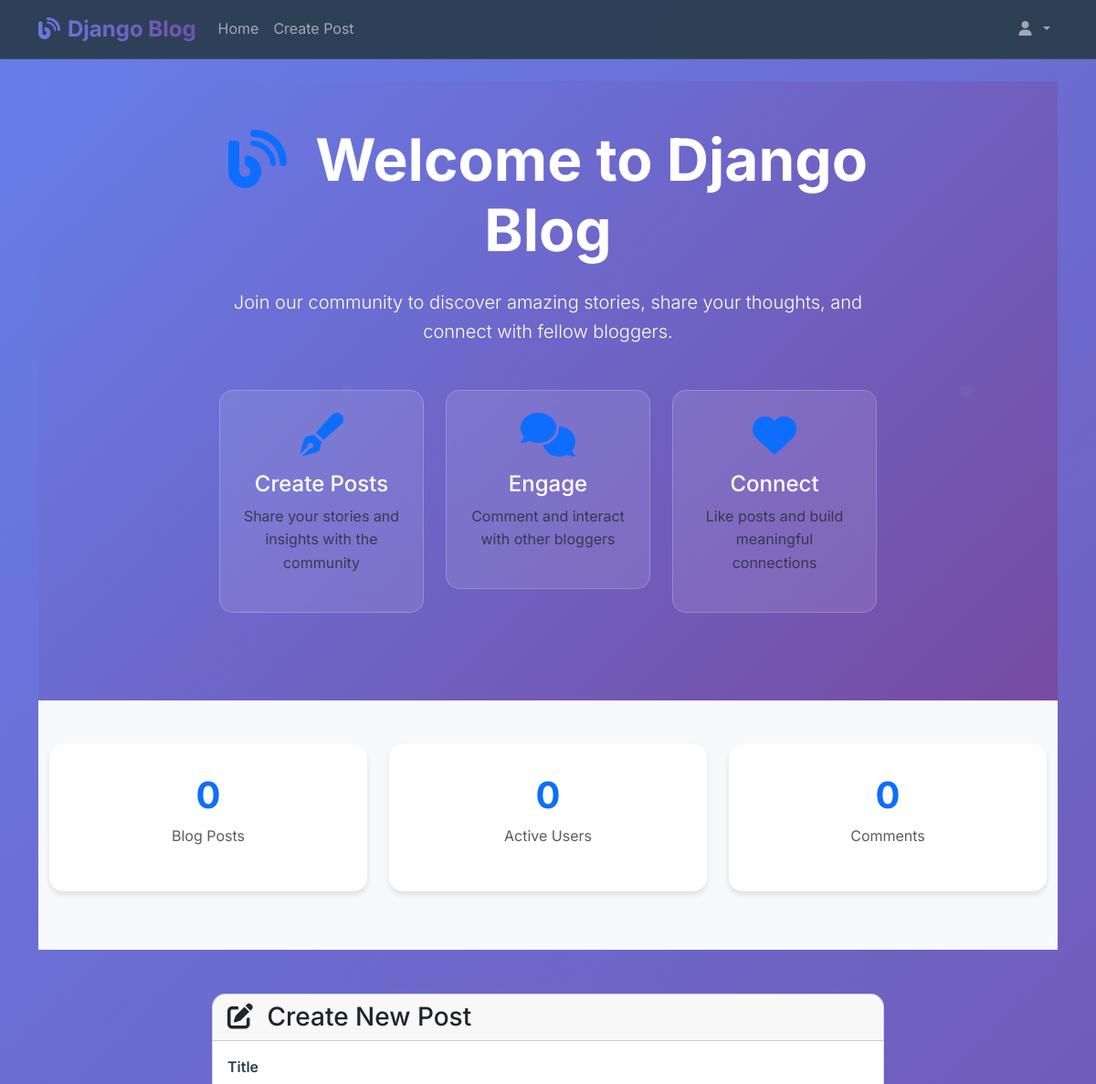
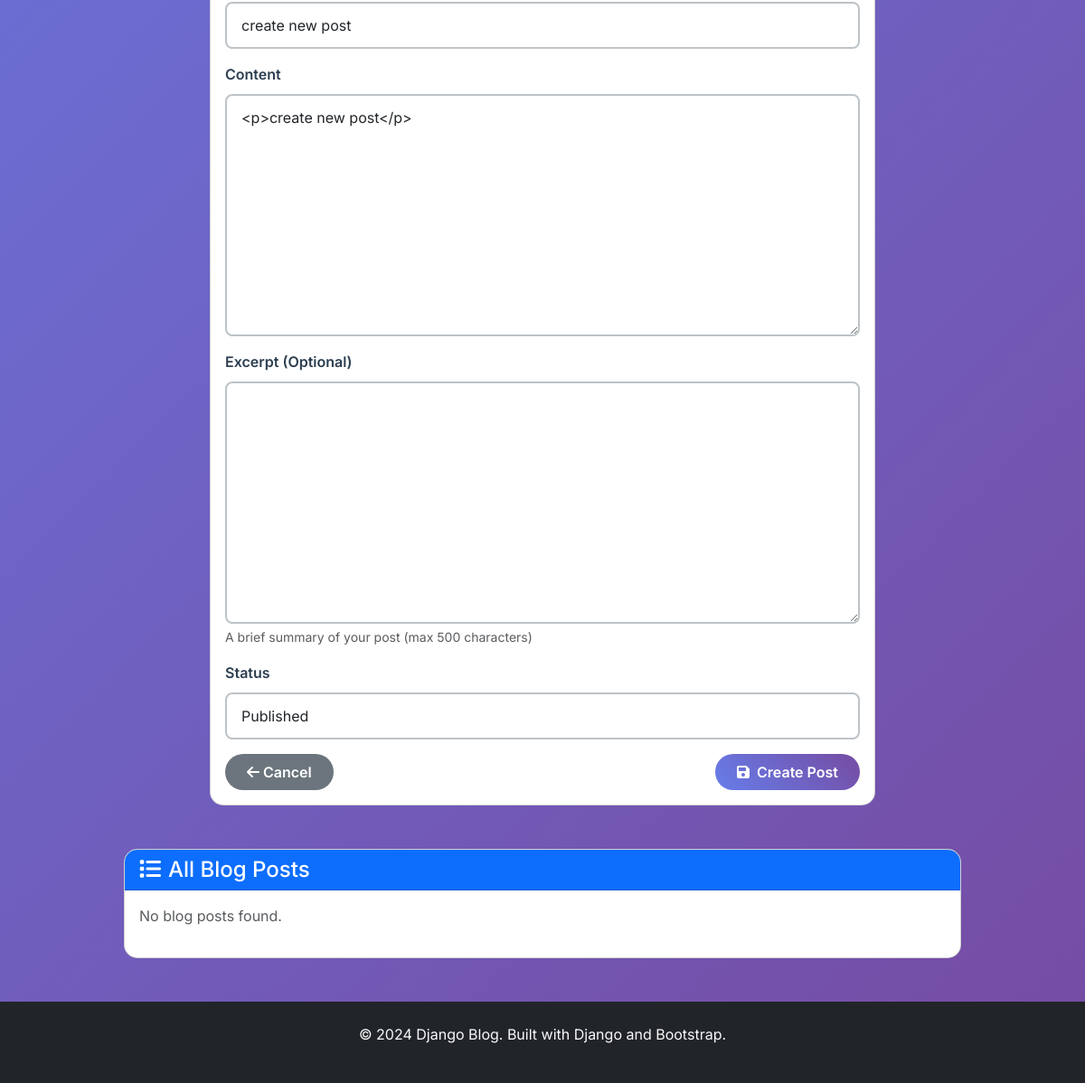
/edit/14/ (signed in), run on the app's committed database (2 pictures, top to bottom).
### blog/models.py (models this page shows, shortened)
class BlogPost(models.Model):
    STATUS_CHOICES = [
        ('draft', 'Draft'),
        ('published', 'Published')
    ]
    title = models.CharField(max_length=200)
    content = RichTextField()
    author = models.ForeignKey(User, on_delete=models.CASCADE, related_name='blog_posts')
    timestamp = models.DateTimeField(auto_now_add=True)
    updated_at = models.DateTimeField(auto_now=True)
    status = models.CharField(max_length=10, choices=STATUS_CHOICES, default='draft')
    slug = models.SlugField(max_length=200, unique=True, blank=True)
    excerpt = models.TextField(max_length=500, blank=True)
    class Meta:
        ordering = ['-timestamp']

### blog/views.py (the view)
# urls.py: path('edit/<int:pk>/', views.BlogUpdateView.as_view(), name='blog_edit'),
class BlogUpdateView(LoginRequiredMixin, UpdateView):
    model = BlogPost
    template_name = 'blog/blog_form.html'
    fields = ['title', 'content', 'excerpt', 'status']
    success_url = reverse_lazy('blog_list')
    def get_queryset(self):
        return BlogPost.objects.filter(author=self.request.user)

### templates/blog/blog_form.html (shortened to what this page needs)
{% extends 'base.html' %}
{% block content %}
<div class="welcome-page">
    <div class="hero-section text-center py-5">
        <div class="container">
            <div class="row justify-content-center">
                <div class="col-lg-8">
                    <h1 class="display-3 fw-bold mb-4">
                        <i class="fas fa-blog text-primary me-3"></i>
                        Welcome to Django Blog
                    </h1>
                    <p class="lead mb-5">
                        Join our community to discover amazing stories, share your thoughts, and connect with fellow bloggers.
                    </p>
                    <div class="row mb-5">
                        <div class="col-md-4">
                            <div class="feature-card text-center p-4">
                                <i class="fas fa-pen-fancy fa-3x text-primary mb-3"></i>
                                <h4>Create Posts</h4>
                                <p class="text-muted">Share your stories and insights with the community</p>
                            </div>
                        </div>
                        <div class="col-md-4">
                            <div class="feature-card text-center p-4">
                                <i class="fas fa-comments fa-3x text-primary mb-3"></i>
                                <h4>Engage</h4>
                                <p class="text-muted">Comment and interact with other bloggers</p>
                            </div>
                        </div>
                        <div class="col-md-4">
                            <div class="feature-card text-center p-4">
                                <i class="fas fa-heart fa-3x text-primary mb-3"></i>
                                <h4>Connect</h4>
                                <p class="text-muted">Like posts and build meaningful connections</p>
                            </div>
                        </div>
                    </div>
                </div>
            </div>
        </div>
    </div>
    <div class="stats-section py-5 bg-light">
        <div class="container">
            <div class="row text-center">
                <div class="col-md-4">
                    <div class="stat-card">
                        <h3 class="text-primary fw-bold">{{ all_posts|length|default:"0" }}</h3>
                        <p class="text-muted">Blog Posts</p>
                    </div>
                </div>
                <div class="col-md-4">
                    <div class="stat-card">
                        <h3 class="text-primary fw-bold">{{ user_count|default:"0" }}</h3>
                        <p class="text-muted">Active Users</p>
                    </div>
                </div>
                <div class="col-md-4">
                    <div class="stat-card">
                        <h3 class="text-primary fw-bold">{{ comment_count|default:"0" }}</h3>
                        <p class="text-muted">Comments</p>
                    </div>
                </div>
            </div>
        </div>
    </div>
    <div class="row justify-content-center mt-5">
        <div class="col-md-8">
            <div class="card">
                <div class="card-header">
                    <h3 class="mb-0">
                        <i class="fas fa-edit me-2"></i>
                        Create New Post
                    </h3>
                </div>
                <div class="card-body">
                    <form method="post">
                        <div class="mb-3">
                            <label for="{{ form.title.id_for_label }}" class="form-label">Title</label>
                            {{ form.title }}
                        </div>
                        <div class="mb-3">
                            <label for="{{ form.content.id_for_label }}" class="form-label">Content</label>
                            {{ form.content }}
                        </div>
                        <div class="mb-3">
                            <label for="{{ form.excerpt.id_for_label }}" class="form-label">Excerpt (Optional)</label>
                            {{ form.excerpt }}
                            <div class="form-text">A brief summary of your post (max 500 characters)</div>
                        </div>
                        <div class="mb-3">
                            <label for="{{ form.status.id_for_label }}" class="form-label">Status</label>
                            {{ form.status }}
                        </div>
                        <div class="d-flex justify-content-between">
                            <a href="{% url 'blog_list' %}" class="btn btn-secondary">
                                <i class="fas fa-arrow-left me-1"></i>Cancel
                            </a>
                            <button type="submit" class="btn btn-primary">
                                <i class="fas fa-save me-1"></i>
                                Create Post
                            </button>
                        </div>
                    </form>
                </div>
            </div>
        </div>
    </div>
    <div class="row justify-content-center mt-5">
        <div class="col-md-10">
            <div class="card">
                <div class="card-header bg-primary text-white">
                    <h4 class="mb-0"><i class="fas fa-list me-2"></i>All Blog Posts</h4>
                </div>
                <div class="card-body">
                    {% if all_posts %}
                        <div class="list-group">
                            {% for post in all_posts %}
                            <a href="{% url 'blog_detail' post.slug %}" class="list-group-item list-group-item-action mb-2">
                                <div class="d-flex w-100 justify-content-between">
                                    <h5 class="mb-1">{{ post.title }}</h5>
                                    <small>{{ post.timestamp|date:"F d, Y H:i" }}</small>
                                </div>
                                <p class="mb-1 text-muted">{{ post.excerpt|default:post.content|truncatewords:20 }}</p>
                                <small>By {{ post.author.get_full_name|default:post.author.username }}</small>
                            </a>
                            {% endfor %}
                        </div>
                    {% else %}
                        <p class="text-muted">No blog posts found.</p>
                    {% endif %}
                </div>
            </div>
        </div>
    </div>
</div>
{% endblock %}

### static/css/custom.css (style rules this page uses)
:root { --primary-color: #667eea; --secondary-color: #764ba2; --accent-color: #f093fb; --success-color: #4facfe; --warning-color: #f093fb; --danger-color: #f093fb; --dark-color: #2c3e50; --light-color: #ecf0f1; --text-color: #2c3e50; --text-muted: #7f8c8d; --border-color: #bdc3c7; --shadow: 0 4px 6px rgba(0, 0, 0, 0.1); --shadow-hover: 0 8px 15px rgba(0, 0, 0, 0.2); --transition: all 0.3s ease; }
body { font-family: 'Inter', -apple-system, BlinkMacSystemFont, 'Segoe UI', Roboto, sans-serif; line-height: 1.6; color: var(--text-color); background: linear-gradient(135deg, #667eea 0%, #764ba2 100%); min-height: 100vh; }
.btn { border-radius: 25px; font-weight: 600; padding: 0.5rem 1.5rem; transition: var(--transition); border: none; }
.btn-primary { background: linear-gradient(45deg, var(--primary-color), var(--secondary-color)); border: none; }
.form-control { border: 2px solid var(--border-color); border-radius: 8px; padding: 0.75rem 1rem; transition: var(--transition); }
.form-label { font-weight: 600; color: var(--text-color); margin-bottom: 0.5rem; }

### templates/blog/blog_form.html (style rules this page uses)
.welcome-page { min-height: 100vh; }
.hero-section { background: linear-gradient(135deg, #667eea 0%, #764ba2 100%); color: white; position: relative; overflow: hidden; }
.hero-section::before { content: ''; position: absolute; top: 0; left: 0; right: 0; bottom: 0; opacity: 0.3; }
.hero-section .container { position: relative; z-index: 1; }
.feature-card { background: rgba(255, 255, 255, 0.1); border-radius: 15px; backdrop-filter: blur(10px); border: 1px solid rgba(255, 255, 255, 0.2); transition: transform 0.3s ease; }
.stat-card { padding: 2rem; background: white; border-radius: 15px; box-shadow: 0 4px 6px rgba(0, 0, 0, 0.1); margin-bottom: 1rem; }
.stat-card h3 { font-size: 2.5rem; margin-bottom: 0.5rem; }
.card { border-radius: 15px; overflow: hidden; }

### data on the page
BlogPost: title "create new post", content "<p>create new post</p>", status "Published"

### other printed values
{{ all_posts|length|default:"0" }} "0"
{{ user_count|default:"0" }} "0"
{{ comment_count|default:"0" }} "0"
